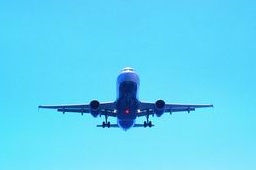
%> input picture university/digital-image-process/exp3/plane.JPG, 256 x 170 px
$ octave Q2.m   (GNU Octave 9; MATLAB toolbox functions it lacks are replaced by stand-ins)
%> lines starting %> are read from the running program, lines starting %| are printed output that depends on the picture; in (x1, y1, x2, y2) boxes, pixels count from 0 and x2, y2 are one past the last pixel; in counts of white or black regions, pixels touching at a corner belong together; the program's own positions count from 1
clear
close all
clc
%% 形态学滤波

image=imread("plane.JPG");
%> image is the input picture: size 170x256x3 uint8; mean R, G, B 95.5, 211.9, 244.5
gray=rgb2gray(image);
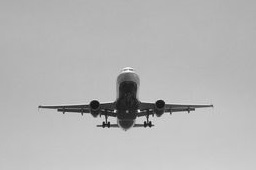
%> gray: size 170x256 uint8; min 14, max 245, mean 180.8
bw=imbinarize(gray);
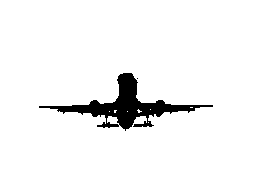
%> bw: size 170x256 logical; 94.5% white; 2 black regions (1 under 20 px), largest, box (x1, y1, x2, y2) and area: (39, 73, 213, 131) 2408

se=strel('square',3);
morph=imopen(bw,se);
%> morph: size 170x256 logical; 94.3% white; 1 black region, box (x1, y1, x2, y2) and area: (39, 73, 213, 131) 2465
morph=imclose(morph,se);
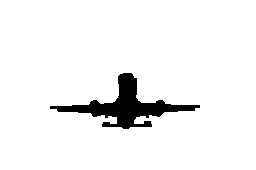
%> morph: size 170x256 logical; 94.5% white; 1 black region, box (x1, y1, x2, y2) and area: (50, 73, 200, 129) 2374
figure,imshow(morph),title('（2）形态学滤波');
